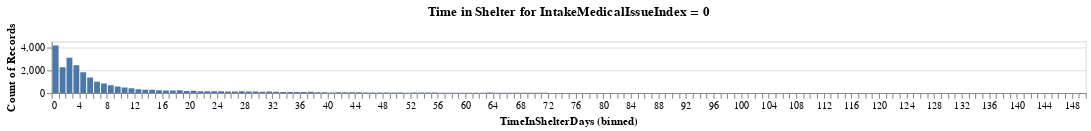
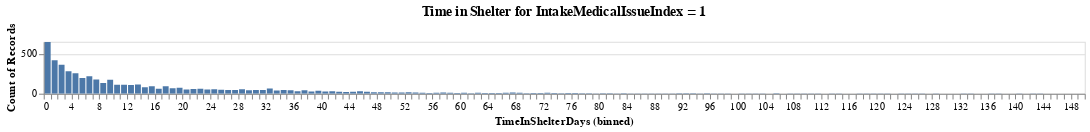
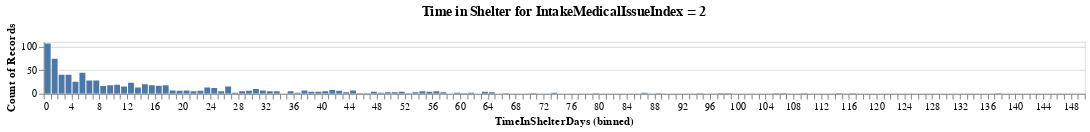
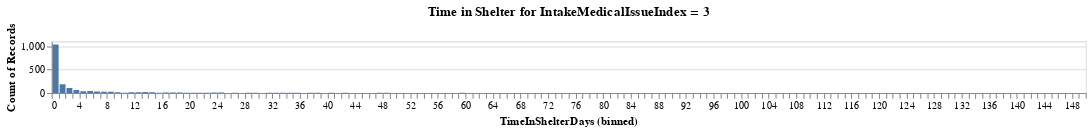

The notebook cell these images were saved under, in order:
### Code cell
from turtle import title


for index_val in range(5):
    subset = df.filter(pl.col("IntakeMedicalIssueIndex") == index_val)
    subset.plot.bar(
        alt.X("TimeInShelterDays", bin=alt.Bin(step=1), scale=alt.Scale(domain=[0, 150])),
        y='count()',
    ).properties(title=f"Time in Shelter for IntakeMedicalIssueIndex = {index_val}", height=50, width = 1000).show()

### Figure 1 — Vega specification as saved in the notebook (floating-point values rounded to 4 significant figures; data arrays with more than 128 entries replaced by an {"elided": "..."} marker saying what was removed)
{"$schema": "https://vega.github.io/schema/vega/v6.json", "data": [{"name": "param_1e9efca18e7a2868_store"}, {"name": "source_0", "values": {"elided": "157 records"}}, {"name": "source_0_y_domain___count", "values": [{"min": 1, "max": 4134}]}], "signals": [{"name": "bin_step_1_TimeInShelterDays_bins", "value": {"fields": ["TimeInShelterDays"], "fname": "bin_TimeInShelterDays", "start": 0.0, "step": 1.0, "stop": 878.0}}, {"name": "unit", "value": {}, "on": [{"events": "pointermove", "update": "isTuple(group()) ? group() : unit"}]}, {"name": "param_1e9efca18e7a2868", "update": "vlSelectionResolve(\"param_1e9efca18e7a2868_store\", \"union\")"}, {"name": "param_1e9efca18e7a2868_TimeInShelterDays", "on": [{"events": [{"source": "view", "type": "dblclick"}], "update": "null"}, {"events": {"signal": "param_1e9efca18e7a2868_translate_delta"}, "update": "panLinear(param_1e9efca18e7a2868_translate_anchor.extent_x, -param_1e9efca18e7a2868_translate_delta.x / width)"}, {"events": {"signal": "param_1e9efca18e7a2868_zoom_delta"}, "update": "zoomLinear(domain(\"x\"), param_1e9efca18e7a2868_zoom_anchor.x, param_1e9efca18e7a2868_zoom_delta)"}]}, {"name": "param_1e9efca18e7a2868_tuple", "on": [{"events": [{"signal": "param_1e9efca18e7a2868_TimeInShelterDays"}], "update": "param_1e9efca18e7a2868_TimeInShelterDays ? {unit: \"\", fields: param_1e9efca18e7a2868_tuple_fields, values: [param_1e9efca18e7a2868_TimeInShelterDays]} : null"}]}, {"name": "param_1e9efca18e7a2868_tuple_fields", "value": [{"field": "TimeInShelterDays", "channel": "x", "type": "R"}]}, {"name": "param_1e9efca18e7a2868_translate_anchor", "value": {}, "on": [{"events": [{"source": "scope", "type": "pointerdown"}], "update": "{x: x(unit), y: y(unit), extent_x: domain(\"x\")}"}]}, {"name": "param_1e9efca18e7a2868_translate_delta", "value": {}, "on": [{"events": [{"source": "window", "between": [{"source": "scope", "type": "pointerdown"}, {"source": "window", "type": "pointerup"}], "type": "pointermove", "consume": true}], "update": "{x: param_1e9efca18e7a2868_translate_anchor.x - x(unit), y: param_1e9efca18e7a2868_translate_anchor.y - y(unit)}"}]}, {"name": "param_1e9efca18e7a2868_zoom_anchor", "on": [{"events": [{"source": "scope", "consume": true, "type": "wheel"}], "update": "{x: invert(\"x\", x(unit)), y: invert(\"y\", y(unit))}"}]}, {"name": "param_1e9efca18e7a2868_zoom_delta", "on": [{"events": [{"source": "scope", "consume": true, "type": "wheel"}], "update": "pow(1.001, event.deltaY * pow(16, event.deltaMode))", "force": true}]}, {"name": "param_1e9efca18e7a2868_modify", "on": [{"events": {"signal": "param_1e9efca18e7a2868_tuple"}, "update": "modify(\"param_1e9efca18e7a2868_store\", param_1e9efca18e7a2868_tuple, true)"}]}], "marks": [{"type": "rect", "name": "marks", "from": {"data": "source_0"}, "encode": {"update": {"fill": {"value": "#4c78a8"}, "y2": {"value": 0, "scale": "y"}, "tooltip": {"signal": "{\"TimeInShelterDays (binned)\": !isValid(datum[\"bin_step_1_TimeInShelterDays\"]) || !isFinite(+datum[\"bin_step_1_TimeInShelterDays\"]) ? \"null\" : format(datum[\"bin_step_1_TimeInShelterDays\"], \"\") + \" – \" + format(datum[\"bin_step_1_TimeInShelterDays_end\"], \"\"), \"Count of Records\": format(datum[\"__count\"], \"\")}"}, "y": {"field": "__count", "scale": "y"}, "x": {"field": "bin_step_1_TimeInShelterDays_end", "scale": "x", "offset": {"signal": "0.5 + (abs(scale(\"x\", datum[\"bin_step_1_TimeInShelterDays_end\"]) - scale(\"x\", datum[\"bin_step_1_TimeInShelterDays\"])) < 0.25 ? 0.5 * (0.25 - (abs(scale(\"x\", datum[\"bin_step_1_TimeInShelterDays_end\"]) - scale(\"x\", datum[\"bin_step_1_TimeInShelterDays\"])))) : -0.5)"}}, "x2": {"field": "bin_step_1_TimeInShelterDays", "scale": "x", "offset": {"signal": "0.5 + (abs(scale(\"x\", datum[\"bin_step_1_TimeInShelterDays_end\"]) - scale(\"x\", datum[\"bin_step_1_TimeInShelterDays\"])) < 0.25 ? -0.5 * (0.25 - (abs(scale(\"x\", datum[\"bin_step_1_TimeInShelterDays_end\"]) - scale(\"x\", datum[\"bin_step_1_TimeInShelterDays\"])))) : 0.5)"}}}}, "clip": true, "style": ["bar"], "interactive": true}], "scales": [{"name": "x", "type": "linear", "domain": [0, 150], "range": [0, {"signal": "width"}], "bins": {"signal": "bin_step_1_TimeInShelterDays_bins"}, "domainRaw": {"signal": "param_1e9efca18e7a2868[\"TimeInShelterDays\"]"}, "zero": true}, {"name": "y", "type": "linear", "domain": [{"signal": "(data(\"source_0_y_domain___count\")[0] || {}).min"}, {"signal": "(data(\"source_0_y_domain___count\")[0] || {}).max"}], "range": [{"signal": "height"}, 0], "zero": true, "nice": true}], "axes": [{"scale": "y", "grid": true, "orient": "left", "gridScale": "x", "labels": false, "maxExtent": 0, "aria": false, "minExtent": 0, "domain": false, "zindex": 0, "ticks": false, "tickCount": {"signal": "ceil(height/40)"}}, {"scale": "x", "labelFlush": true, "labelOverlap": true, "tickCount": {"signal": "ceil(width/10)"}, "zindex": 0, "grid": false, "title": "TimeInShelterDays (binned)", "orient": "bottom"}, {"scale": "y", "orient": "left", "labelOverlap": true, "title": "Count of Records", "tickCount": {"signal": "ceil(height/40)"}, "zindex": 0, "grid": false}], "title": {"text": "Time in Shelter for IntakeMedicalIssueIndex = 0", "frame": "group"}, "height": 50, "style": "cell", "padding": 5, "background": "white", "width": 1000}

### Figure 2 — Vega specification as saved in the notebook (floating-point values rounded to 4 significant figures; data arrays with more than 128 entries replaced by an {"elided": "..."} marker saying what was removed)
{"$schema": "https://vega.github.io/schema/vega/v6.json", "data": [{"name": "param_1e9efca18e7a2868_store"}, {"name": "source_0", "values": {"elided": "138 records"}}, {"name": "source_0_y_domain___count", "values": [{"min": 1, "max": 645}]}], "signals": [{"name": "bin_step_1_TimeInShelterDays_bins", "value": {"fields": ["TimeInShelterDays"], "fname": "bin_TimeInShelterDays", "start": 0.0, "step": 1.0, "stop": 474.0}}, {"name": "unit", "value": {}, "on": [{"events": "pointermove", "update": "isTuple(group()) ? group() : unit"}]}, {"name": "param_1e9efca18e7a2868", "update": "vlSelectionResolve(\"param_1e9efca18e7a2868_store\", \"union\")"}, {"name": "param_1e9efca18e7a2868_TimeInShelterDays", "on": [{"events": [{"source": "view", "type": "dblclick"}], "update": "null"}, {"events": {"signal": "param_1e9efca18e7a2868_translate_delta"}, "update": "panLinear(param_1e9efca18e7a2868_translate_anchor.extent_x, -param_1e9efca18e7a2868_translate_delta.x / width)"}, {"events": {"signal": "param_1e9efca18e7a2868_zoom_delta"}, "update": "zoomLinear(domain(\"x\"), param_1e9efca18e7a2868_zoom_anchor.x, param_1e9efca18e7a2868_zoom_delta)"}]}, {"name": "param_1e9efca18e7a2868_tuple", "on": [{"events": [{"signal": "param_1e9efca18e7a2868_TimeInShelterDays"}], "update": "param_1e9efca18e7a2868_TimeInShelterDays ? {unit: \"\", fields: param_1e9efca18e7a2868_tuple_fields, values: [param_1e9efca18e7a2868_TimeInShelterDays]} : null"}]}, {"name": "param_1e9efca18e7a2868_tuple_fields", "value": [{"field": "TimeInShelterDays", "channel": "x", "type": "R"}]}, {"name": "param_1e9efca18e7a2868_translate_anchor", "value": {}, "on": [{"events": [{"source": "scope", "type": "pointerdown"}], "update": "{x: x(unit), y: y(unit), extent_x: domain(\"x\")}"}]}, {"name": "param_1e9efca18e7a2868_translate_delta", "value": {}, "on": [{"events": [{"source": "window", "between": [{"source": "scope", "type": "pointerdown"}, {"source": "window", "type": "pointerup"}], "consume": true, "type": "pointermove"}], "update": "{x: param_1e9efca18e7a2868_translate_anchor.x - x(unit), y: param_1e9efca18e7a2868_translate_anchor.y - y(unit)}"}]}, {"name": "param_1e9efca18e7a2868_zoom_anchor", "on": [{"events": [{"source": "scope", "consume": true, "type": "wheel"}], "update": "{x: invert(\"x\", x(unit)), y: invert(\"y\", y(unit))}"}]}, {"name": "param_1e9efca18e7a2868_zoom_delta", "on": [{"events": [{"source": "scope", "type": "wheel", "consume": true}], "update": "pow(1.001, event.deltaY * pow(16, event.deltaMode))", "force": true}]}, {"name": "param_1e9efca18e7a2868_modify", "on": [{"events": {"signal": "param_1e9efca18e7a2868_tuple"}, "update": "modify(\"param_1e9efca18e7a2868_store\", param_1e9efca18e7a2868_tuple, true)"}]}], "marks": [{"type": "rect", "name": "marks", "from": {"data": "source_0"}, "encode": {"update": {"fill": {"value": "#4c78a8"}, "y2": {"value": 0, "scale": "y"}, "x": {"field": "bin_step_1_TimeInShelterDays_end", "scale": "x", "offset": {"signal": "0.5 + (abs(scale(\"x\", datum[\"bin_step_1_TimeInShelterDays_end\"]) - scale(\"x\", datum[\"bin_step_1_TimeInShelterDays\"])) < 0.25 ? 0.5 * (0.25 - (abs(scale(\"x\", datum[\"bin_step_1_TimeInShelterDays_end\"]) - scale(\"x\", datum[\"bin_step_1_TimeInShelterDays\"])))) : -0.5)"}}, "x2": {"field": "bin_step_1_TimeInShelterDays", "scale": "x", "offset": {"signal": "0.5 + (abs(scale(\"x\", datum[\"bin_step_1_TimeInShelterDays_end\"]) - scale(\"x\", datum[\"bin_step_1_TimeInShelterDays\"])) < 0.25 ? -0.5 * (0.25 - (abs(scale(\"x\", datum[\"bin_step_1_TimeInShelterDays_end\"]) - scale(\"x\", datum[\"bin_step_1_TimeInShelterDays\"])))) : 0.5)"}}, "tooltip": {"signal": "{\"TimeInShelterDays (binned)\": !isValid(datum[\"bin_step_1_TimeInShelterDays\"]) || !isFinite(+datum[\"bin_step_1_TimeInShelterDays\"]) ? \"null\" : format(datum[\"bin_step_1_TimeInShelterDays\"], \"\") + \" – \" + format(datum[\"bin_step_1_TimeInShelterDays_end\"], \"\"), \"Count of Records\": format(datum[\"__count\"], \"\")}"}, "y": {"field": "__count", "scale": "y"}}}, "style": ["bar"], "clip": true, "interactive": true}], "scales": [{"name": "x", "type": "linear", "domain": [0, 150], "range": [0, {"signal": "width"}], "bins": {"signal": "bin_step_1_TimeInShelterDays_bins"}, "domainRaw": {"signal": "param_1e9efca18e7a2868[\"TimeInShelterDays\"]"}, "zero": true}, {"name": "y", "type": "linear", "domain": [{"signal": "(data(\"source_0_y_domain___count\")[0] || {}).min"}, {"signal": "(data(\"source_0_y_domain___count\")[0] || {}).max"}], "range": [{"signal": "height"}, 0], "nice": true, "zero": true}], "axes": [{"scale": "y", "grid": true, "maxExtent": 0, "orient": "left", "labels": false, "zindex": 0, "tickCount": {"signal": "ceil(height/40)"}, "gridScale": "x", "minExtent": 0, "aria": false, "ticks": false, "domain": false}, {"scale": "x", "tickCount": {"signal": "ceil(width/10)"}, "labelOverlap": true, "grid": false, "orient": "bottom", "title": "TimeInShelterDays (binned)", "labelFlush": true, "zindex": 0}, {"scale": "y", "grid": false, "tickCount": {"signal": "ceil(height/40)"}, "zindex": 0, "title": "Count of Records", "orient": "left", "labelOverlap": true}], "title": {"text": "Time in Shelter for IntakeMedicalIssueIndex = 1", "frame": "group"}, "height": 50, "background": "white", "width": 1000, "padding": 5, "style": "cell"}

### Figure 3 — Vega specification as saved in the notebook (floating-point values rounded to 4 significant figures)
{"$schema": "https://vega.github.io/schema/vega/v6.json", "data": [{"name": "param_1e9efca18e7a2868_store"}, {"name": "source_0", "values": [{"__count": 1, "bin_step_1_TimeInShelterDays": 150.0, "bin_step_1_TimeInShelterDays_end": 151.0}, {"__count": 40, "bin_step_1_TimeInShelterDays": 3.0, "bin_step_1_TimeInShelterDays_end": 4.0}, {"__count": 23, "bin_step_1_TimeInShelterDays": 12.0, "bin_step_1_TimeInShelterDays_end": 13.0}, {"__count": 18, "bin_step_1_TimeInShelterDays": 9.0, "bin_step_1_TimeInShelterDays_end": 10.0}, {"__count": 13, "bin_step_1_TimeInShelterDays": 13.0, "bin_step_1_TimeInShelterDays_end": 14.0}, {"__count": 25, "bin_step_1_TimeInShelterDays": 4.0, "bin_step_1_TimeInShelterDays_end": 5.0}, {"__count": 74, "bin_step_1_TimeInShelterDays": 1.0, "bin_step_1_TimeInShelterDays_end": 2.0}, {"__count": 7, "bin_step_1_TimeInShelterDays": 31.0, "bin_step_1_TimeInShelterDays_end": 32.0}, {"__count": 6, "bin_step_1_TimeInShelterDays": 29.0, "bin_step_1_TimeInShelterDays_end": 30.0}, {"__count": 10, "bin_step_1_TimeInShelterDays": 30.0, "bin_step_1_TimeInShelterDays_end": 31.0}, {"__count": 5, "bin_step_1_TimeInShelterDays": 25.0, "bin_step_1_TimeInShelterDays_end": 26.0}, {"__count": 40, "bin_step_1_TimeInShelterDays": 2.0, "bin_step_1_TimeInShelterDays_end": 3.0}, {"__count": 16, "bin_step_1_TimeInShelterDays": 8.0, "bin_step_1_TimeInShelterDays_end": 9.0}, {"__count": 20, "bin_step_1_TimeInShelterDays": 14.0, "bin_step_1_TimeInShelterDays_end": 15.0}, {"__count": 44, "bin_step_1_TimeInShelterDays": 5.0, "bin_step_1_TimeInShelterDays_end": 6.0}, {"__count": 19, "bin_step_1_TimeInShelterDays": 10.0, "bin_step_1_TimeInShelterDays_end": 11.0}, {"__count": 1, "bin_step_1_TimeInShelterDays": 88.0, "bin_step_1_TimeInShelterDays_end": 89.0}, {"__count": 28, "bin_step_1_TimeInShelterDays": 7.0, "bin_step_1_TimeInShelterDays_end": 8.0}, {"__count": 28, "bin_step_1_TimeInShelterDays": 6.0, "bin_step_1_TimeInShelterDays_end": 7.0}, {"__count": 7, "bin_step_1_TimeInShelterDays": 18.0, "bin_step_1_TimeInShelterDays_end": 19.0}, {"__count": 7, "bin_step_1_TimeInShelterDays": 20.0, "bin_step_1_TimeInShelterDays_end": 21.0}, {"__count": 106, "bin_step_1_TimeInShelterDays": 0.0, "bin_step_1_TimeInShelterDays_end": 1.0}, {"__count": 8, "bin_step_1_TimeInShelterDays": 41.0, "bin_step_1_TimeInShelterDays_end": 42.0}, {"__count": 17, "bin_step_1_TimeInShelterDays": 16.0, "bin_step_1_TimeInShelterDays_end": 17.0}, {"__count": 1, "bin_step_1_TimeInShelterDays": 105.0, "bin_step_1_TimeInShelterDays_end": 106.0}, {"__count": 5, "bin_step_1_TimeInShelterDays": 28.0, "bin_step_1_TimeInShelterDays_end": 29.0}, {"__count": 4, "bin_step_1_TimeInShelterDays": 51.0, "bin_step_1_TimeInShelterDays_end": 52.0}, {"__count": 12, "bin_step_1_TimeInShelterDays": 24.0, "bin_step_1_TimeInShelterDays_end": 25.0}, {"__count": 5, "bin_step_1_TimeInShelterDays": 40.0, "bin_step_1_TimeInShelterDays_end": 41.0}, {"__count": 7, "bin_step_1_TimeInShelterDays": 37.0, "bin_step_1_TimeInShelterDays_end": 38.0}, {"__count": 2, "bin_step_1_TimeInShelterDays": 27.0, "bin_step_1_TimeInShelterDays_end": 28.0}, {"__count": 5, "bin_step_1_TimeInShelterDays": 54.0, "bin_step_1_TimeInShelterDays_end": 55.0}, {"__count": 1, "bin_step_1_TimeInShelterDays": 109.0, "bin_step_1_TimeInShelterDays_end": 110.0}, {"__count": 15, "bin_step_1_TimeInShelterDays": 26.0, "bin_step_1_TimeInShelterDays_end": 27.0}, {"__count": 5, "bin_step_1_TimeInShelterDays": 33.0, "bin_step_1_TimeInShelterDays_end": 34.0}, {"__count": 18, "bin_step_1_TimeInShelterDays": 17.0, "bin_step_1_TimeInShelterDays_end": 18.0}, {"__count": 15, "bin_step_1_TimeInShelterDays": 11.0, "bin_step_1_TimeInShelterDays_end": 12.0}, {"__count": 2, "bin_step_1_TimeInShelterDays": 73.0, "bin_step_1_TimeInShelterDays_end": 74.0}, {"__count": 1, "bin_step_1_TimeInShelterDays": 66.0, "bin_step_1_TimeInShelterDays_end": 67.0}, {"__count": 3, "bin_step_1_TimeInShelterDays": 64.0, "bin_step_1_TimeInShelterDays_end": 65.0}, {"__count": 4, "bin_step_1_TimeInShelterDays": 47.0, "bin_step_1_TimeInShelterDays_end": 48.0}, {"__count": 6, "bin_step_1_TimeInShelterDays": 42.0, "bin_step_1_TimeInShelterDays_end": 43.0}, {"__count": 3, "bin_step_1_TimeInShelterDays": 57.0, "bin_step_1_TimeInShelterDays_end": 58.0}, {"__count": 6, "bin_step_1_TimeInShelterDays": 22.0, "bin_step_1_TimeInShelterDays_end": 23.0}, {"__count": 1, "bin_step_1_TimeInShelterDays": 116.0, "bin_step_1_TimeInShelterDays_end": 117.0}, {"__count": 5, "bin_step_1_TimeInShelterDays": 35.0, "bin_step_1_TimeInShelterDays_end": 36.0}, {"__count": 18, "bin_step_1_TimeInShelterDays": 15.0, "bin_step_1_TimeInShelterDays_end": 16.0}, {"__count": 7, "bin_step_1_TimeInShelterDays": 44.0, "bin_step_1_TimeInShelterDays_end": 45.0}, {"__count": 1, "bin_step_1_TimeInShelterDays": 70.0, "bin_step_1_TimeInShelterDays_end": 71.0}, {"__count": 13, "bin_step_1_TimeInShelterDays": 23.0, "bin_step_1_TimeInShelterDays_end": 24.0}, {"__count": 3, "bin_step_1_TimeInShelterDays": 53.0, "bin_step_1_TimeInShelterDays_end": 54.0}, {"__count": 6, "bin_step_1_TimeInShelterDays": 19.0, "bin_step_1_TimeInShelterDays_end": 20.0}, {"__count": 3, "bin_step_1_TimeInShelterDays": 49.0, "bin_step_1_TimeInShelterDays_end": 50.0}, {"__count": 1, "bin_step_1_TimeInShelterDays": 98.0, "bin_step_1_TimeInShelterDays_end": 99.0}, {"__count": 2, "bin_step_1_TimeInShelterDays": 86.0, "bin_step_1_TimeInShelterDays_end": 87.0}, {"__count": 4, "bin_step_1_TimeInShelterDays": 63.0, "bin_step_1_TimeInShelterDays_end": 64.0}, {"__count": 1, "bin_step_1_TimeInShelterDays": 60.0, "bin_step_1_TimeInShelterDays_end": 61.0}, {"__count": 2, "bin_step_1_TimeInShelterDays": 61.0, "bin_step_1_TimeInShelterDays_end": 62.0}, {"__count": 5, "bin_step_1_TimeInShelterDays": 21.0, "bin_step_1_TimeInShelterDays_end": 22.0}, {"__count": 4, "bin_step_1_TimeInShelterDays": 38.0, "bin_step_1_TimeInShelterDays_end": 39.0}, {"__count": 4, "bin_step_1_TimeInShelterDays": 39.0, "bin_step_1_TimeInShelterDays_end": 40.0}, {"__count": 5, "bin_step_1_TimeInShelterDays": 56.0, "bin_step_1_TimeInShelterDays_end": 57.0}, {"__count": 3, "bin_step_1_TimeInShelterDays": 50.0, "bin_step_1_TimeInShelterDays_end": 51.0}, {"__count": 3, "bin_step_1_TimeInShelterDays": 43.0, "bin_step_1_TimeInShelterDays_end": 44.0}, {"__count": 5, "bin_step_1_TimeInShelterDays": 32.0, "bin_step_1_TimeInShelterDays_end": 33.0}, {"__count": 1, "bin_step_1_TimeInShelterDays": 106.0, "bin_step_1_TimeInShelterDays_end": 107.0}, {"__count": 2, "bin_step_1_TimeInShelterDays": 48.0, "bin_step_1_TimeInShelterDays_end": 49.0}, {"__count": 2, "bin_step_1_TimeInShelterDays": 36.0, "bin_step_1_TimeInShelterDays_end": 37.0}, {"__count": 1, "bin_step_1_TimeInShelterDays": 45.0, "bin_step_1_TimeInShelterDays_end": 46.0}, {"__count": 2, "bin_step_1_TimeInShelterDays": 59.0, "bin_step_1_TimeInShelterDays_end": 60.0}, {"__count": 1, "bin_step_1_TimeInShelterDays": 79.0, "bin_step_1_TimeInShelterDays_end": 80.0}, {"__count": 1, "bin_step_1_TimeInShelterDays": 114.0, "bin_step_1_TimeInShelterDays_end": 115.0}, {"__count": 1, "bin_step_1_TimeInShelterDays": 97.0, "bin_step_1_TimeInShelterDays_end": 98.0}, {"__count": 1, "bin_step_1_TimeInShelterDays": 46.0, "bin_step_1_TimeInShelterDays_end": 47.0}, {"__count": 1, "bin_step_1_TimeInShelterDays": 94.0, "bin_step_1_TimeInShelterDays_end": 95.0}, {"__count": 4, "bin_step_1_TimeInShelterDays": 55.0, "bin_step_1_TimeInShelterDays_end": 56.0}, {"__count": 1, "bin_step_1_TimeInShelterDays": 52.0, "bin_step_1_TimeInShelterDays_end": 53.0}, {"__count": 1, "bin_step_1_TimeInShelterDays": 137.0, "bin_step_1_TimeInShelterDays_end": 138.0}]}, {"name": "source_0_y_domain___count", "values": [{"min": 1, "max": 106}]}], "signals": [{"name": "bin_step_1_TimeInShelterDays_bins", "value": {"fields": ["TimeInShelterDays"], "fname": "bin_TimeInShelterDays", "start": 0.0, "step": 1.0, "stop": 151.0}}, {"name": "unit", "value": {}, "on": [{"events": "pointermove", "update": "isTuple(group()) ? group() : unit"}]}, {"name": "param_1e9efca18e7a2868", "update": "vlSelectionResolve(\"param_1e9efca18e7a2868_store\", \"union\")"}, {"name": "param_1e9efca18e7a2868_TimeInShelterDays", "on": [{"events": [{"source": "view", "type": "dblclick"}], "update": "null"}, {"events": {"signal": "param_1e9efca18e7a2868_translate_delta"}, "update": "panLinear(param_1e9efca18e7a2868_translate_anchor.extent_x, -param_1e9efca18e7a2868_translate_delta.x / width)"}, {"events": {"signal": "param_1e9efca18e7a2868_zoom_delta"}, "update": "zoomLinear(domain(\"x\"), param_1e9efca18e7a2868_zoom_anchor.x, param_1e9efca18e7a2868_zoom_delta)"}]}, {"name": "param_1e9efca18e7a2868_tuple", "on": [{"events": [{"signal": "param_1e9efca18e7a2868_TimeInShelterDays"}], "update": "param_1e9efca18e7a2868_TimeInShelterDays ? {unit: \"\", fields: param_1e9efca18e7a2868_tuple_fields, values: [param_1e9efca18e7a2868_TimeInShelterDays]} : null"}]}, {"name": "param_1e9efca18e7a2868_tuple_fields", "value": [{"field": "TimeInShelterDays", "channel": "x", "type": "R"}]}, {"name": "param_1e9efca18e7a2868_translate_anchor", "value": {}, "on": [{"events": [{"source": "scope", "type": "pointerdown"}], "update": "{x: x(unit), y: y(unit), extent_x: domain(\"x\")}"}]}, {"name": "param_1e9efca18e7a2868_translate_delta", "value": {}, "on": [{"events": [{"source": "window", "between": [{"source": "scope", "type": "pointerdown"}, {"source": "window", "type": "pointerup"}], "consume": true, "type": "pointermove"}], "update": "{x: param_1e9efca18e7a2868_translate_anchor.x - x(unit), y: param_1e9efca18e7a2868_translate_anchor.y - y(unit)}"}]}, {"name": "param_1e9efca18e7a2868_zoom_anchor", "on": [{"events": [{"source": "scope", "consume": true, "type": "wheel"}], "update": "{x: invert(\"x\", x(unit)), y: invert(\"y\", y(unit))}"}]}, {"name": "param_1e9efca18e7a2868_zoom_delta", "on": [{"events": [{"source": "scope", "consume": true, "type": "wheel"}], "update": "pow(1.001, event.deltaY * pow(16, event.deltaMode))", "force": true}]}, {"name": "param_1e9efca18e7a2868_modify", "on": [{"events": {"signal": "param_1e9efca18e7a2868_tuple"}, "update": "modify(\"param_1e9efca18e7a2868_store\", param_1e9efca18e7a2868_tuple, true)"}]}], "marks": [{"type": "rect", "name": "marks", "from": {"data": "source_0"}, "encode": {"update": {"y2": {"value": 0, "scale": "y"}, "tooltip": {"signal": "{\"TimeInShelterDays (binned)\": !isValid(datum[\"bin_step_1_TimeInShelterDays\"]) || !isFinite(+datum[\"bin_step_1_TimeInShelterDays\"]) ? \"null\" : format(datum[\"bin_step_1_TimeInShelterDays\"], \"\") + \" – \" + format(datum[\"bin_step_1_TimeInShelterDays_end\"], \"\"), \"Count of Records\": format(datum[\"__count\"], \"\")}"}, "x": {"field": "bin_step_1_TimeInShelterDays_end", "scale": "x", "offset": {"signal": "0.5 + (abs(scale(\"x\", datum[\"bin_step_1_TimeInShelterDays_end\"]) - scale(\"x\", datum[\"bin_step_1_TimeInShelterDays\"])) < 0.25 ? 0.5 * (0.25 - (abs(scale(\"x\", datum[\"bin_step_1_TimeInShelterDays_end\"]) - scale(\"x\", datum[\"bin_step_1_TimeInShelterDays\"])))) : -0.5)"}}, "y": {"field": "__count", "scale": "y"}, "x2": {"field": "bin_step_1_TimeInShelterDays", "scale": "x", "offset": {"signal": "0.5 + (abs(scale(\"x\", datum[\"bin_step_1_TimeInShelterDays_end\"]) - scale(\"x\", datum[\"bin_step_1_TimeInShelterDays\"])) < 0.25 ? -0.5 * (0.25 - (abs(scale(\"x\", datum[\"bin_step_1_TimeInShelterDays_end\"]) - scale(\"x\", datum[\"bin_step_1_TimeInShelterDays\"])))) : 0.5)"}}, "fill": {"value": "#4c78a8"}}}, "clip": true, "interactive": true, "style": ["bar"]}], "scales": [{"name": "x", "type": "linear", "domain": [0, 150], "range": [0, {"signal": "width"}], "bins": {"signal": "bin_step_1_TimeInShelterDays_bins"}, "domainRaw": {"signal": "param_1e9efca18e7a2868[\"TimeInShelterDays\"]"}, "zero": true}, {"name": "y", "type": "linear", "domain": [{"signal": "(data(\"source_0_y_domain___count\")[0] || {}).min"}, {"signal": "(data(\"source_0_y_domain___count\")[0] || {}).max"}], "range": [{"signal": "height"}, 0], "zero": true, "nice": true}], "axes": [{"scale": "y", "grid": true, "minExtent": 0, "ticks": false, "gridScale": "x", "tickCount": {"signal": "ceil(height/40)"}, "zindex": 0, "orient": "left", "labels": false, "domain": false, "aria": false, "maxExtent": 0}, {"scale": "x", "grid": false, "labelFlush": true, "zindex": 0, "labelOverlap": true, "title": "TimeInShelterDays (binned)", "tickCount": {"signal": "ceil(width/10)"}, "orient": "bottom"}, {"scale": "y", "orient": "left", "zindex": 0, "title": "Count of Records", "labelOverlap": true, "grid": false, "tickCount": {"signal": "ceil(height/40)"}}], "title": {"text": "Time in Shelter for IntakeMedicalIssueIndex = 2", "frame": "group"}, "padding": 5, "background": "white", "height": 50, "width": 1000, "style": "cell"}

### Figure 4 — Vega specification as saved in the notebook (floating-point values rounded to 4 significant figures)
{"$schema": "https://vega.github.io/schema/vega/v6.json", "data": [{"name": "param_1e9efca18e7a2868_store"}, {"name": "source_0", "values": [{"__count": 1032, "bin_step_1_TimeInShelterDays": 0.0, "bin_step_1_TimeInShelterDays_end": 1.0}, {"__count": 187, "bin_step_1_TimeInShelterDays": 1.0, "bin_step_1_TimeInShelterDays_end": 2.0}, {"__count": 63, "bin_step_1_TimeInShelterDays": 3.0, "bin_step_1_TimeInShelterDays_end": 4.0}, {"__count": 33, "bin_step_1_TimeInShelterDays": 6.0, "bin_step_1_TimeInShelterDays_end": 7.0}, {"__count": 19, "bin_step_1_TimeInShelterDays": 12.0, "bin_step_1_TimeInShelterDays_end": 13.0}, {"__count": 29, "bin_step_1_TimeInShelterDays": 7.0, "bin_step_1_TimeInShelterDays_end": 8.0}, {"__count": 30, "bin_step_1_TimeInShelterDays": 8.0, "bin_step_1_TimeInShelterDays_end": 9.0}, {"__count": 41, "bin_step_1_TimeInShelterDays": 4.0, "bin_step_1_TimeInShelterDays_end": 5.0}, {"__count": 12, "bin_step_1_TimeInShelterDays": 17.0, "bin_step_1_TimeInShelterDays_end": 18.0}, {"__count": 7, "bin_step_1_TimeInShelterDays": 20.0, "bin_step_1_TimeInShelterDays_end": 21.0}, {"__count": 44, "bin_step_1_TimeInShelterDays": 5.0, "bin_step_1_TimeInShelterDays_end": 6.0}, {"__count": 10, "bin_step_1_TimeInShelterDays": 24.0, "bin_step_1_TimeInShelterDays_end": 25.0}, {"__count": 109, "bin_step_1_TimeInShelterDays": 2.0, "bin_step_1_TimeInShelterDays_end": 3.0}, {"__count": 8, "bin_step_1_TimeInShelterDays": 21.0, "bin_step_1_TimeInShelterDays_end": 22.0}, {"__count": 1, "bin_step_1_TimeInShelterDays": 88.0, "bin_step_1_TimeInShelterDays_end": 89.0}, {"__count": 9, "bin_step_1_TimeInShelterDays": 22.0, "bin_step_1_TimeInShelterDays_end": 23.0}, {"__count": 8, "bin_step_1_TimeInShelterDays": 29.0, "bin_step_1_TimeInShelterDays_end": 30.0}, {"__count": 6, "bin_step_1_TimeInShelterDays": 47.0, "bin_step_1_TimeInShelterDays_end": 48.0}, {"__count": 16, "bin_step_1_TimeInShelterDays": 9.0, "bin_step_1_TimeInShelterDays_end": 10.0}, {"__count": 15, "bin_step_1_TimeInShelterDays": 14.0, "bin_step_1_TimeInShelterDays_end": 15.0}, {"__count": 7, "bin_step_1_TimeInShelterDays": 38.0, "bin_step_1_TimeInShelterDays_end": 39.0}, {"__count": 8, "bin_step_1_TimeInShelterDays": 32.0, "bin_step_1_TimeInShelterDays_end": 33.0}, {"__count": 24, "bin_step_1_TimeInShelterDays": 13.0, "bin_step_1_TimeInShelterDays_end": 14.0}, {"__count": 9, "bin_step_1_TimeInShelterDays": 10.0, "bin_step_1_TimeInShelterDays_end": 11.0}, {"__count": 6, "bin_step_1_TimeInShelterDays": 37.0, "bin_step_1_TimeInShelterDays_end": 38.0}, {"__count": 16, "bin_step_1_TimeInShelterDays": 11.0, "bin_step_1_TimeInShelterDays_end": 12.0}, {"__count": 6, "bin_step_1_TimeInShelterDays": 31.0, "bin_step_1_TimeInShelterDays_end": 32.0}, {"__count": 6, "bin_step_1_TimeInShelterDays": 15.0, "bin_step_1_TimeInShelterDays_end": 16.0}, {"__count": 12, "bin_step_1_TimeInShelterDays": 23.0, "bin_step_1_TimeInShelterDays_end": 24.0}, {"__count": 12, "bin_step_1_TimeInShelterDays": 18.0, "bin_step_1_TimeInShelterDays_end": 19.0}, {"__count": 5, "bin_step_1_TimeInShelterDays": 42.0, "bin_step_1_TimeInShelterDays_end": 43.0}, {"__count": 1, "bin_step_1_TimeInShelterDays": 45.0, "bin_step_1_TimeInShelterDays_end": 46.0}, {"__count": 12, "bin_step_1_TimeInShelterDays": 16.0, "bin_step_1_TimeInShelterDays_end": 17.0}, {"__count": 1, "bin_step_1_TimeInShelterDays": 110.0, "bin_step_1_TimeInShelterDays_end": 111.0}, {"__count": 9, "bin_step_1_TimeInShelterDays": 19.0, "bin_step_1_TimeInShelterDays_end": 20.0}, {"__count": 3, "bin_step_1_TimeInShelterDays": 27.0, "bin_step_1_TimeInShelterDays_end": 28.0}, {"__count": 1, "bin_step_1_TimeInShelterDays": 46.0, "bin_step_1_TimeInShelterDays_end": 47.0}, {"__count": 4, "bin_step_1_TimeInShelterDays": 28.0, "bin_step_1_TimeInShelterDays_end": 29.0}, {"__count": 2, "bin_step_1_TimeInShelterDays": 63.0, "bin_step_1_TimeInShelterDays_end": 64.0}, {"__count": 1, "bin_step_1_TimeInShelterDays": 94.0, "bin_step_1_TimeInShelterDays_end": 95.0}, {"__count": 3, "bin_step_1_TimeInShelterDays": 39.0, "bin_step_1_TimeInShelterDays_end": 40.0}, {"__count": 5, "bin_step_1_TimeInShelterDays": 48.0, "bin_step_1_TimeInShelterDays_end": 49.0}, {"__count": 8, "bin_step_1_TimeInShelterDays": 34.0, "bin_step_1_TimeInShelterDays_end": 35.0}, {"__count": 3, "bin_step_1_TimeInShelterDays": 77.0, "bin_step_1_TimeInShelterDays_end": 78.0}, {"__count": 8, "bin_step_1_TimeInShelterDays": 26.0, "bin_step_1_TimeInShelterDays_end": 27.0}, {"__count": 1, "bin_step_1_TimeInShelterDays": 97.0, "bin_step_1_TimeInShelterDays_end": 98.0}, {"__count": 2, "bin_step_1_TimeInShelterDays": 64.0, "bin_step_1_TimeInShelterDays_end": 65.0}, {"__count": 6, "bin_step_1_TimeInShelterDays": 59.0, "bin_step_1_TimeInShelterDays_end": 60.0}, {"__count": 2, "bin_step_1_TimeInShelterDays": 44.0, "bin_step_1_TimeInShelterDays_end": 45.0}, {"__count": 1, "bin_step_1_TimeInShelterDays": 90.0, "bin_step_1_TimeInShelterDays_end": 91.0}, {"__count": 1, "bin_step_1_TimeInShelterDays": 99.0, "bin_step_1_TimeInShelterDays_end": 100.0}, {"__count": 1, "bin_step_1_TimeInShelterDays": 83.0, "bin_step_1_TimeInShelterDays_end": 84.0}, {"__count": 1, "bin_step_1_TimeInShelterDays": 91.0, "bin_step_1_TimeInShelterDays_end": 92.0}, {"__count": 2, "bin_step_1_TimeInShelterDays": 36.0, "bin_step_1_TimeInShelterDays_end": 37.0}, {"__count": 3, "bin_step_1_TimeInShelterDays": 50.0, "bin_step_1_TimeInShelterDays_end": 51.0}, {"__count": 2, "bin_step_1_TimeInShelterDays": 53.0, "bin_step_1_TimeInShelterDays_end": 54.0}, {"__count": 4, "bin_step_1_TimeInShelterDays": 40.0, "bin_step_1_TimeInShelterDays_end": 41.0}, {"__count": 3, "bin_step_1_TimeInShelterDays": 41.0, "bin_step_1_TimeInShelterDays_end": 42.0}, {"__count": 1, "bin_step_1_TimeInShelterDays": 917.0, "bin_step_1_TimeInShelterDays_end": 918.0}, {"__count": 3, "bin_step_1_TimeInShelterDays": 25.0, "bin_step_1_TimeInShelterDays_end": 26.0}, {"__count": 1, "bin_step_1_TimeInShelterDays": 657.0, "bin_step_1_TimeInShelterDays_end": 658.0}, {"__count": 1, "bin_step_1_TimeInShelterDays": 485.0, "bin_step_1_TimeInShelterDays_end": 486.0}, {"__count": 4, "bin_step_1_TimeInShelterDays": 35.0, "bin_step_1_TimeInShelterDays_end": 36.0}, {"__count": 3, "bin_step_1_TimeInShelterDays": 30.0, "bin_step_1_TimeInShelterDays_end": 31.0}, {"__count": 1, "bin_step_1_TimeInShelterDays": 101.0, "bin_step_1_TimeInShelterDays_end": 102.0}, {"__count": 1, "bin_step_1_TimeInShelterDays": 51.0, "bin_step_1_TimeInShelterDays_end": 52.0}, {"__count": 1, "bin_step_1_TimeInShelterDays": 54.0, "bin_step_1_TimeInShelterDays_end": 55.0}, {"__count": 4, "bin_step_1_TimeInShelterDays": 33.0, "bin_step_1_TimeInShelterDays_end": 34.0}, {"__count": 1, "bin_step_1_TimeInShelterDays": 310.0, "bin_step_1_TimeInShelterDays_end": 311.0}, {"__count": 2, "bin_step_1_TimeInShelterDays": 52.0, "bin_step_1_TimeInShelterDays_end": 53.0}, {"__count": 1, "bin_step_1_TimeInShelterDays": 182.0, "bin_step_1_TimeInShelterDays_end": 183.0}, {"__count": 2, "bin_step_1_TimeInShelterDays": 43.0, "bin_step_1_TimeInShelterDays_end": 44.0}, {"__count": 1, "bin_step_1_TimeInShelterDays": 62.0, "bin_step_1_TimeInShelterDays_end": 63.0}, {"__count": 1, "bin_step_1_TimeInShelterDays": 114.0, "bin_step_1_TimeInShelterDays_end": 115.0}, {"__count": 2, "bin_step_1_TimeInShelterDays": 49.0, "bin_step_1_TimeInShelterDays_end": 50.0}, {"__count": 1, "bin_step_1_TimeInShelterDays": 87.0, "bin_step_1_TimeInShelterDays_end": 88.0}, {"__count": 1, "bin_step_1_TimeInShelterDays": 138.0, "bin_step_1_TimeInShelterDays_end": 139.0}, {"__count": 1, "bin_step_1_TimeInShelterDays": 194.0, "bin_step_1_TimeInShelterDays_end": 195.0}, {"__count": 1, "bin_step_1_TimeInShelterDays": 126.0, "bin_step_1_TimeInShelterDays_end": 127.0}, {"__count": 1, "bin_step_1_TimeInShelterDays": 56.0, "bin_step_1_TimeInShelterDays_end": 57.0}, {"__count": 1, "bin_step_1_TimeInShelterDays": 66.0, "bin_step_1_TimeInShelterDays_end": 67.0}, {"__count": 1, "bin_step_1_TimeInShelterDays": 55.0, "bin_step_1_TimeInShelterDays_end": 56.0}, {"__count": 1, "bin_step_1_TimeInShelterDays": 76.0, "bin_step_1_TimeInShelterDays_end": 77.0}]}, {"name": "source_0_y_domain___count", "values": [{"min": 1, "max": 1032}]}], "signals": [{"name": "bin_step_1_TimeInShelterDays_bins", "value": {"fields": ["TimeInShelterDays"], "fname": "bin_TimeInShelterDays", "start": 0.0, "step": 1.0, "stop": 918.0}}, {"name": "unit", "value": {}, "on": [{"events": "pointermove", "update": "isTuple(group()) ? group() : unit"}]}, {"name": "param_1e9efca18e7a2868", "update": "vlSelectionResolve(\"param_1e9efca18e7a2868_store\", \"union\")"}, {"name": "param_1e9efca18e7a2868_TimeInShelterDays", "on": [{"events": [{"source": "view", "type": "dblclick"}], "update": "null"}, {"events": {"signal": "param_1e9efca18e7a2868_translate_delta"}, "update": "panLinear(param_1e9efca18e7a2868_translate_anchor.extent_x, -param_1e9efca18e7a2868_translate_delta.x / width)"}, {"events": {"signal": "param_1e9efca18e7a2868_zoom_delta"}, "update": "zoomLinear(domain(\"x\"), param_1e9efca18e7a2868_zoom_anchor.x, param_1e9efca18e7a2868_zoom_delta)"}]}, {"name": "param_1e9efca18e7a2868_tuple", "on": [{"events": [{"signal": "param_1e9efca18e7a2868_TimeInShelterDays"}], "update": "param_1e9efca18e7a2868_TimeInShelterDays ? {unit: \"\", fields: param_1e9efca18e7a2868_tuple_fields, values: [param_1e9efca18e7a2868_TimeInShelterDays]} : null"}]}, {"name": "param_1e9efca18e7a2868_tuple_fields", "value": [{"field": "TimeInShelterDays", "channel": "x", "type": "R"}]}, {"name": "param_1e9efca18e7a2868_translate_anchor", "value": {}, "on": [{"events": [{"source": "scope", "type": "pointerdown"}], "update": "{x: x(unit), y: y(unit), extent_x: domain(\"x\")}"}]}, {"name": "param_1e9efca18e7a2868_translate_delta", "value": {}, "on": [{"events": [{"source": "window", "between": [{"source": "scope", "type": "pointerdown"}, {"source": "window", "type": "pointerup"}], "consume": true, "type": "pointermove"}], "update": "{x: param_1e9efca18e7a2868_translate_anchor.x - x(unit), y: param_1e9efca18e7a2868_translate_anchor.y - y(unit)}"}]}, {"name": "param_1e9efca18e7a2868_zoom_anchor", "on": [{"events": [{"source": "scope", "consume": true, "type": "wheel"}], "update": "{x: invert(\"x\", x(unit)), y: invert(\"y\", y(unit))}"}]}, {"name": "param_1e9efca18e7a2868_zoom_delta", "on": [{"events": [{"source": "scope", "consume": true, "type": "wheel"}], "update": "pow(1.001, event.deltaY * pow(16, event.deltaMode))", "force": true}]}, {"name": "param_1e9efca18e7a2868_modify", "on": [{"events": {"signal": "param_1e9efca18e7a2868_tuple"}, "update": "modify(\"param_1e9efca18e7a2868_store\", param_1e9efca18e7a2868_tuple, true)"}]}], "marks": [{"type": "rect", "name": "marks", "from": {"data": "source_0"}, "encode": {"update": {"fill": {"value": "#4c78a8"}, "x2": {"field": "bin_step_1_TimeInShelterDays", "scale": "x", "offset": {"signal": "0.5 + (abs(scale(\"x\", datum[\"bin_step_1_TimeInShelterDays_end\"]) - scale(\"x\", datum[\"bin_step_1_TimeInShelterDays\"])) < 0.25 ? -0.5 * (0.25 - (abs(scale(\"x\", datum[\"bin_step_1_TimeInShelterDays_end\"]) - scale(\"x\", datum[\"bin_step_1_TimeInShelterDays\"])))) : 0.5)"}}, "tooltip": {"signal": "{\"TimeInShelterDays (binned)\": !isValid(datum[\"bin_step_1_TimeInShelterDays\"]) || !isFinite(+datum[\"bin_step_1_TimeInShelterDays\"]) ? \"null\" : format(datum[\"bin_step_1_TimeInShelterDays\"], \"\") + \" – \" + format(datum[\"bin_step_1_TimeInShelterDays_end\"], \"\"), \"Count of Records\": format(datum[\"__count\"], \"\")}"}, "x": {"field": "bin_step_1_TimeInShelterDays_end", "scale": "x", "offset": {"signal": "0.5 + (abs(scale(\"x\", datum[\"bin_step_1_TimeInShelterDays_end\"]) - scale(\"x\", datum[\"bin_step_1_TimeInShelterDays\"])) < 0.25 ? 0.5 * (0.25 - (abs(scale(\"x\", datum[\"bin_step_1_TimeInShelterDays_end\"]) - scale(\"x\", datum[\"bin_step_1_TimeInShelterDays\"])))) : -0.5)"}}, "y2": {"value": 0, "scale": "y"}, "y": {"field": "__count", "scale": "y"}}}, "style": ["bar"], "interactive": true, "clip": true}], "scales": [{"name": "x", "type": "linear", "domain": [0, 150], "range": [0, {"signal": "width"}], "bins": {"signal": "bin_step_1_TimeInShelterDays_bins"}, "zero": true, "domainRaw": {"signal": "param_1e9efca18e7a2868[\"TimeInShelterDays\"]"}}, {"name": "y", "type": "linear", "domain": [{"signal": "(data(\"source_0_y_domain___count\")[0] || {}).min"}, {"signal": "(data(\"source_0_y_domain___count\")[0] || {}).max"}], "range": [{"signal": "height"}, 0], "nice": true, "zero": true}], "axes": [{"scale": "y", "orient": "left", "tickCount": {"signal": "ceil(height/40)"}, "maxExtent": 0, "labels": false, "minExtent": 0, "domain": false, "aria": false, "gridScale": "x", "zindex": 0, "ticks": false, "grid": true}, {"scale": "x", "zindex": 0, "grid": false, "tickCount": {"signal": "ceil(width/10)"}, "orient": "bottom", "labelFlush": true, "labelOverlap": true, "title": "TimeInShelterDays (binned)"}, {"scale": "y", "title": "Count of Records", "labelOverlap": true, "tickCount": {"signal": "ceil(height/40)"}, "orient": "left", "zindex": 0, "grid": false}], "title": {"text": "Time in Shelter for IntakeMedicalIssueIndex = 3", "frame": "group"}, "width": 1000, "background": "white", "style": "cell", "padding": 5, "height": 50}
